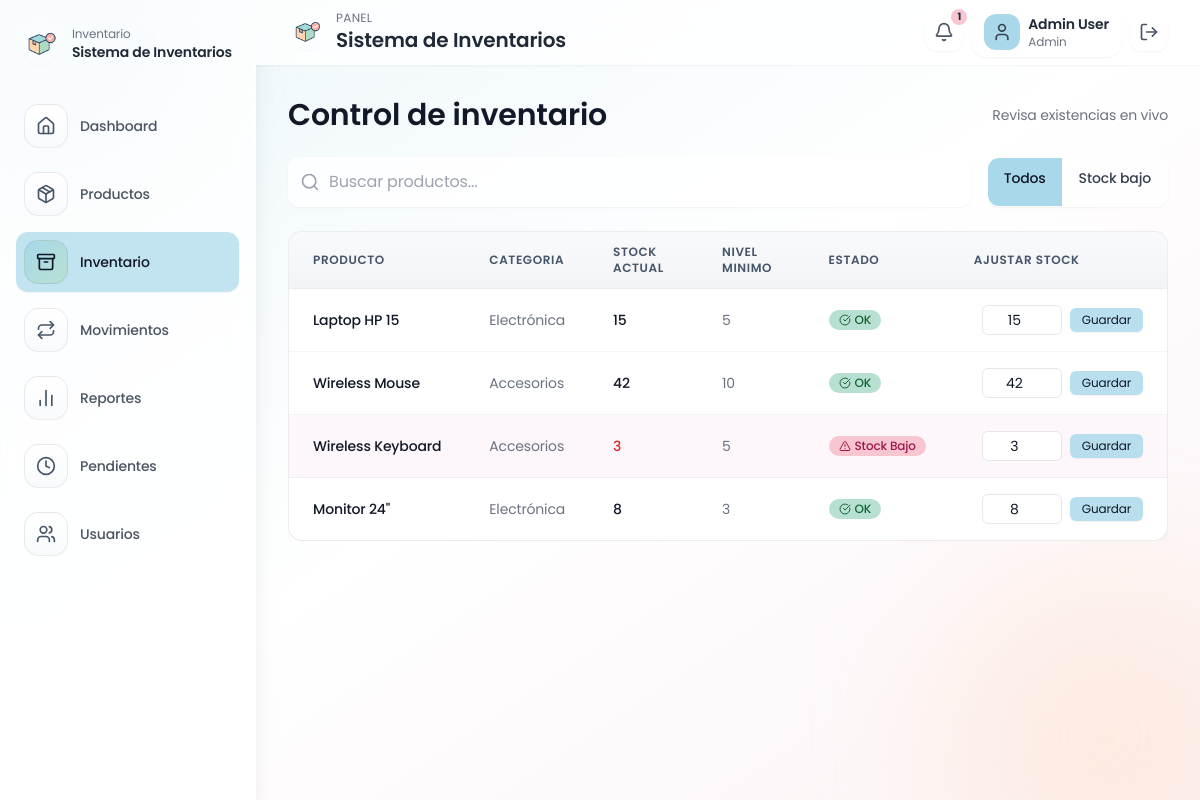
The page /inventory (signed in) on the database its author committed.
### tables this page shows
CREATE TABLE IF NOT EXISTS products (
    id INT AUTO_INCREMENT PRIMARY KEY,
    name VARCHAR(150) NOT NULL,
    description TEXT,
    category VARCHAR(100) NOT NULL DEFAULT 'General',
    price DECIMAL(10,2) NOT NULL DEFAULT 0,
    cost DECIMAL(10,2) NOT NULL DEFAULT 0,
    stock_quantity INT NOT NULL DEFAULT 0,
    min_stock_level INT NOT NULL DEFAULT 0,
    active TINYINT(1) NOT NULL DEFAULT 1,
    image_url TEXT,
    created_at DATETIME NOT NULL DEFAULT CURRENT_TIMESTAMP
);

### app/helpers.php (called while the page is built, shortened)
<?php
function config(string $key, mixed $default = null): mixed
{
    $config = $GLOBALS['app_config'] ?? [];
    $segments = explode('.', $key);
    $value = $config;
    foreach ($segments as $segment) {
        if (is_array($value) && array_key_exists($segment, $value)) {
            $value = $value[$segment];
        } else {
            return $default;
        }
    }
    return $value;
}
function base_url(string $path = ''): string
{
    $base = config('app.base_url', '');
    if ($base === '') {
        $base = rtrim(str_replace('\\', '/', dirname($_SERVER['SCRIPT_NAME'] ?? '')), '/');
    }
    return rtrim($base, '/') . '/' . ltrim($path, '/');
}
function e(?string $value): string
{
    return htmlspecialchars((string) $value, ENT_QUOTES, 'UTF-8');
}
function auth_user(): ?array
{
    return $_SESSION['user'] ?? null;
}
function render(string $view, array $data = [], ?string $layout = 'layout'): void
{
    $viewFile = __DIR__ . '/Views/' . $view . '.php';
    extract($data);
    include $viewFile;
}

### app/Core/Controller.php (called while the page is built, shortened)
<?php
abstract class Controller
{
    protected function render(string $view, array $data = [], ?string $layout = 'layout'): void
    {
        render($view, $data, $layout);
    }
}

### app/Controllers/InventoryController.php (called while the page is built, shortened)
<?php
class InventoryController extends Controller
{
    public function index(): void
    {
        $currentUser = auth_user();
        $isAdmin = ($currentUser['role'] ?? null) === 'admin';
        $search = trim($_GET['q'] ?? '');
        $filter = $_GET['filter'] ?? 'all';
        $products = Product::all($search ?: null, null, true);
        $this->render('inventory/index', [
            'products' => $products,
            'search' => $search,
            'filter' => $filter,
            'isAdmin' => $isAdmin,
            'message' => flash('success'),
        ]);
    }
}

### public/index.php (called while the page is built, shortened)
<?php
$router = new Router();
$router->get('/login', [AuthController::class, 'showLogin']);
$router->post('/login', [AuthController::class, 'login']);
$router->get('/logout', [AuthController::class, 'logout']);
$router->get('/', [DashboardController::class, 'index']);
$router->get('/products', [ProductController::class, 'index']);
$router->post('/products/save', [ProductController::class, 'save']);
$router->post('/products/deactivate', [ProductController::class, 'deactivate']);
$router->post('/products/reactivate', [ProductController::class, 'reactivate']);
$router->post('/products/delete', [ProductController::class, 'delete']);
$router->get('/inventory', [InventoryController::class, 'index']);
$router->post('/inventory/adjust', [InventoryController::class, 'adjust']);
$router->get('/movements', [MovementController::class, 'index']);
$router->post('/movements/save', [MovementController::class, 'save']);
$router->get('/movements/pending', [MovementController::class, 'pending']);
$router->post('/movements/approve', [MovementController::class, 'approve']);
$router->post('/movements/reject', [MovementController::class, 'reject']);
$router->get('/reports', [ReportController::class, 'index']);
$router->get('/users', [UserController::class, 'index']);
$router->post('/users/save', [UserController::class, 'save']);
$router->post('/users/delete', [UserController::class, 'delete']);
$router->post('/users/toggle', [UserController::class, 'toggle']);
$router->dispatch($_SERVER['REQUEST_METHOD'], parse_url($_SERVER['REQUEST_URI'] ?? '/', PHP_URL_PATH) ?: '/');

### app/Models/Product.php (called while the page is built, shortened)
<?php
class Product
{
    public static function all(?string $search = null, ?string $category = null, bool $onlyActive = false): array
    {
        $pdo = Database::connection();
        $sql = 'SELECT p.*, (SELECT COUNT(*) FROM movements m WHERE m.product_id = p.id) as movements_count FROM products p WHERE 1=1';
        $params = [];
        if ($onlyActive) {
            $sql .= ' AND p.active = 1';
        }
        $sql .= ' ORDER BY p.created_at DESC';
        $stmt = $pdo->prepare($sql);
        $stmt->execute($params);
        return $stmt->fetchAll();
    }
}

### app/Views/inventory/index.php (the view, shortened to what this page needs)
<?php
$isAdmin = $isAdmin ?? false;
?>
<div class="max-w-7xl mx-auto space-y-6">
    <div class="flex flex-col sm:flex-row sm:items-center sm:justify-between gap-2">
        <h2 class="text-3xl font-semibold text-gray-900">Control de inventario</h2>
        <span class="text-sm text-gray-500">Revisa existencias en vivo</span>
    </div>
    <form method="GET" action="<?= base_url('inventory') ?>" class="mb-4 flex flex-col sm:flex-row space-y-3 sm:space-y-0 sm:space-x-4">
        <div class="relative flex-grow">
            <div class="absolute inset-y-0 left-0 pl-3 flex items-center pointer-events-none">
                <i data-lucide="search" class="h-5 w-5 text-gray-400"></i>
            </div>
            <input id="inventory-search" type="text" name="q" placeholder="Buscar productos..." value="<?= e($search) ?>"
                   class="w-full pl-10 pr-10 py-3 border border-white/60 bg-white/80 rounded-xl shadow-sm focus:outline-none focus:ring-2 focus:ring-blue-pastel">
        </div>
        <div class="inline-flex rounded-xl shadow-sm border border-white/60 overflow-hidden">
            <a href="<?= base_url('inventory') ?>"
               class="px-4 py-2.5 text-sm font-medium <?= $filter === 'all' ? 'bg-blue-pastel text-gray-900' : 'bg-white/80 text-gray-700 hover:bg-gray-50' ?>">
                Todos
            </a>
            <a href="<?= base_url('inventory?filter=low') ?>"
               class="px-4 py-2.5 text-sm font-medium border-l border-white/60 <?= $filter === 'low' ? 'bg-pink-pastel text-gray-900' : 'bg-white/80 text-gray-700 hover:bg-gray-50' ?>">
                Stock bajo
            </a>
        </div>
    </form>
    <div class="overflow-x-auto">
        <table class="table-soft min-w-full divide-y divide-gray-200 text-sm">
            <thead class="bg-gray-50">
            <tr>
                <th class="px-6 py-3 text-left text-xs font-medium text-gray-500 uppercase tracking-wider">Producto</th>
                <th class="px-6 py-3 text-left text-xs font-medium text-gray-500 uppercase tracking-wider">Categoria</th>
                <th class="px-6 py-3 text-left text-xs font-medium text-gray-500 uppercase tracking-wider">Stock actual</th>
                <th class="px-6 py-3 text-left text-xs font-medium text-gray-500 uppercase tracking-wider">Nivel minimo</th>
                <th class="px-6 py-3 text-left text-xs font-medium text-gray-500 uppercase tracking-wider">Estado</th>
                <?php if ($isAdmin): ?>
                    <th class="px-6 py-3 text-left text-xs font-medium text-gray-500 uppercase tracking-wider">Ajustar stock</th>
                <?php endif; ?>
            </tr>
            </thead>
            <tbody class="bg-white divide-y divide-gray-100">
            <?php foreach ($products as $product): ?>
                <?php $isLow = $product['stock_quantity'] <= $product['min_stock_level']; ?>
                <tr class="hover:bg-gray-50/80 transition-colors <?= $isLow ? 'bg-pink-50/70' : '' ?>">
                    <td class="px-6 py-4 whitespace-nowrap">
                        <div class="flex items-center">
                            <div class="text-sm font-medium text-gray-900">
                                <?= e($product['name']) ?>
                            </div>
                        </div>
                    </td>
                    <td class="px-6 py-4 whitespace-nowrap">
                        <div class="text-sm text-gray-500"><?= e($product['category']) ?></div>
                    </td>
                    <td class="px-6 py-4 whitespace-nowrap">
                        <div class="text-sm font-medium <?= $isLow ? 'text-red-600' : 'text-gray-900' ?>">
                            <?= (int) $product['stock_quantity'] ?>
                        </div>
                    </td>
                    <td class="px-6 py-4 whitespace-nowrap">
                        <div class="text-sm text-gray-500"><?= (int) $product['min_stock_level'] ?></div>
                    </td>
                    <td class="px-6 py-4 whitespace-nowrap">
                        <?php if ($isLow): ?>
                            <span class="inline-flex items-center px-2.5 py-0.5 rounded-full text-xs font-medium bg-pink-pastel text-pink-800">
                                <i data-lucide="alert-triangle" class="h-3 w-3 mr-1"></i>
                                Stock Bajo
                            </span>
                        <?php else: ?>
                            <span class="inline-flex items-center px-2.5 py-0.5 rounded-full text-xs font-medium bg-green-pastel text-green-800">
                                <i data-lucide="check-circle" class="h-3 w-3 mr-1"></i>
                                OK
                            </span>
                        <?php endif; ?>
                    </td>
                    <?php if ($isAdmin): ?>
                        <td class="px-6 py-4 whitespace-nowrap">
                            <form action="<?= base_url('inventory/adjust') ?>" method="POST" class="flex items-center space-x-2">
                                <input type="number" min="0" name="stock_quantity"
                                       value="<?= (int) $product['stock_quantity'] ?>"
                                       class="w-20 px-2 py-1 border border-gray-200 text-center rounded-md focus:outline-none focus:ring-1 focus:ring-blue-pastel">
                                <button type="submit" class="px-3 py-1 bg-blue-pastel/80 rounded-md text-gray-900 hover:bg-blue-pastel text-xs shadow-sm">
                                    Guardar
                                </button>
                            </form>
                        </td>
                    <?php endif; ?>
                </tr>
            <?php endforeach; ?>
            </tbody>
        </table>
    </div>
</div>

### public/assets/styles.css (style rules this page uses)
:root { --pink-pastel: #F7C6D0; --blue-pastel: #A8D8EA; --green-pastel: #B8E0D2; --peach-pastel: #FFD8B5; }
body { font-family: 'Poppins', sans-serif; background: radial-gradient(circle at 0% 0%, rgba(168, 216, 234, 0.22), transparent 30%), radial-gradient(circle at 100% 100%, rgba(255, 216, 181, 0.22), transparent 28%), #fdfefe; color: #0f172a; letter-spacing: -0.01em; }
.table-soft { width: 100%; border-collapse: separate; border-spacing: 0; background: #ffffff; border: 1px solid rgba(15, 23, 42, 0.08); border-radius: 0.9rem; box-shadow: 0 18px 45px -38px rgba(15, 23, 42, 0.55); overflow: hidden; }
.table-soft thead th { background: linear-gradient(180deg, #f9fafb, #f3f4f6); color: #475569; font-weight: 600; border-bottom: 1px solid rgba(15, 23, 42, 0.06); }
.table-soft thead th:first-child { border-top-left-radius: 0.9rem; }
.table-soft thead th:last-child { border-top-right-radius: 0.9rem; }
.table-soft tbody tr:last-child td { border-bottom: none; }
.table-soft td, .table-soft th { border-bottom: 1px solid rgba(15, 23, 42, 0.04); }
.table-soft tbody tr:last-child td:first-child { border-bottom-left-radius: 0.9rem; }
.table-soft tbody tr:last-child td:last-child { border-bottom-right-radius: 0.9rem; }
.bg-blue-pastel { background-color: var(--blue-pastel); }
.bg-pink-pastel { background-color: var(--pink-pastel); }
.bg-green-pastel { background-color: var(--green-pastel); }

### rows shown on the page
products: name "Laptop HP 15", category "Electrónica", stock_quantity "15", min_stock_level "5", shows "OK"
products: name "Wireless Mouse", category "Accesorios", stock_quantity "42", min_stock_level "10", shows "OK"
products: name "Wireless Keyboard", category "Accesorios", stock_quantity "3", min_stock_level "5", shows "Stock Bajo"
products: name "Monitor 24\"", category "Electrónica", stock_quantity "8", min_stock_level "3", shows "OK"

### other values the page prints
config('app.name') "Sistema de Inventarios"
$link['label'] "Dashboard"
$link['label'] "Productos"
$link['label'] "Inventario"
$link['label'] "Movimientos"
$link['label'] "Reportes"
$link['label'] "Pendientes"
$link['label'] "Usuarios"
$lowStockCount "1"
$user['name'] "Admin User"
$user['role'] "Admin"
